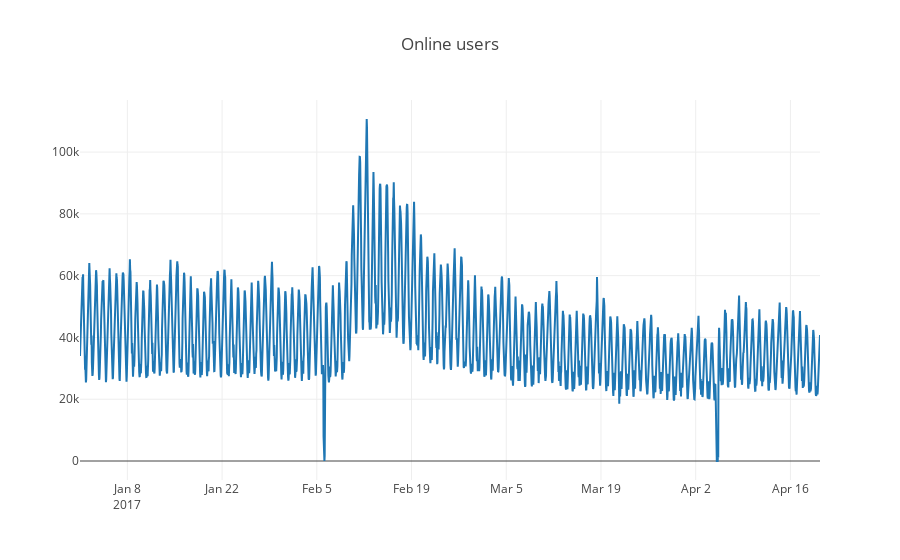

The notebook cell saved with this chart:
### Markdown cell above
Для примера возьмем реальные данные по часовому онлайну игроков в одной из мобильных игрушек

### Code cell
dataset = pd.read_csv('../../data/hour_online.csv', index_col=['Time'], parse_dates=['Time'])
plotly_df(dataset, title = "Online users")

### Figure 1 — Plotly figure (JSON) as saved in the notebook; plotly's stock layout.template omitted (floating-point values rounded to 4 significant figures; data arrays with more than 128 entries replaced by an {"elided": "..."} marker saying what was removed)
{"data": [{"mode": "lines", "name": "Users", "type": "scatter", "x": {"elided": "2625 str values"}, "y": {"elided": "2625 int values"}}], "layout": {"title": "Online users"}}
